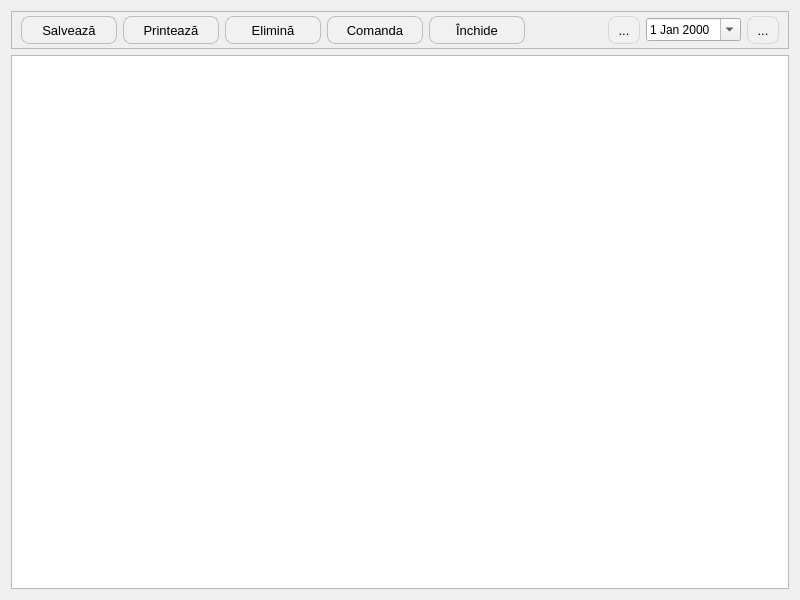
<?xml version="1.0" encoding="UTF-8"?>
<ui version="4.0">
 <class>AppointmentDialog</class>
 <widget class="QDialog" name="AppointmentDialog">
  <property name="geometry">
   <rect>
    <x>0</x>
    <y>0</y>
    <width>800</width>
    <height>600</height>
   </rect>
  </property>
  <property name="font">
   <font>
    <family>Segoe UI</family>
   </font>
  </property>
  <property name="windowTitle">
   <string>Dialog</string>
  </property>
  <layout class="QGridLayout" name="gridLayout_2">
   <item row="0" column="0">
    <widget class="QFrame" name="frame">
     <property name="frameShape">
      <enum>QFrame::Shape::StyledPanel</enum>
     </property>
     <property name="frameShadow">
      <enum>QFrame::Shadow::Raised</enum>
     </property>
     <layout class="QGridLayout" name="gridLayout">
      <property name="topMargin">
       <number>4</number>
      </property>
      <property name="bottomMargin">
       <number>4</number>
      </property>
      <item row="0" column="3">
       <widget class="QToolButton" name="btnOrderEcho">
        <property name="minimumSize">
         <size>
          <width>96</width>
          <height>21</height>
         </size>
        </property>
        <property name="styleSheet">
         <string notr="true">QToolButton
{
    border: 1px solid rgba(0, 0, 0, 0.2);
    border-radius: 8px;
    background-color: #f1f1f1;
    color: #000000;
    font-size: 13px;
    padding: 4px 10px;
}
QToolButton:hover
{
    background-color: #e0e0e0;
}
QToolButton:pressed
{
    background-color: #d0d0d0;
}</string>
        </property>
        <property name="text">
         <string>Comanda</string>
        </property>
        <property name="icon">
         <iconset resource="../../resources/resource.qrc">
          <normaloff>:/img/documents/orderEcho.png</normaloff>:/img/documents/orderEcho.png</iconset>
        </property>
        <property name="toolButtonStyle">
         <enum>Qt::ToolButtonStyle::ToolButtonTextBesideIcon</enum>
        </property>
       </widget>
      </item>
      <item row="0" column="1">
       <widget class="QToolButton" name="btnPrint">
        <property name="minimumSize">
         <size>
          <width>96</width>
          <height>21</height>
         </size>
        </property>
        <property name="styleSheet">
         <string notr="true">QToolButton
{
    border: 1px solid rgba(0, 0, 0, 0.2);
    border-radius: 8px;
    background-color: #f1f1f1;
    color: #000000;
    font-size: 13px;
    padding: 4px 10px;
}
QToolButton:hover
{
    background-color: #e0e0e0;
}
QToolButton:pressed
{
    background-color: #d0d0d0;
}</string>
        </property>
        <property name="text">
         <string>Printează</string>
        </property>
        <property name="icon">
         <iconset resource="../../resources/resource.qrc">
          <normaloff>:/img/actions/print.png</normaloff>:/img/actions/print.png</iconset>
        </property>
        <property name="toolButtonStyle">
         <enum>Qt::ToolButtonStyle::ToolButtonTextBesideIcon</enum>
        </property>
       </widget>
      </item>
      <item row="0" column="6">
       <widget class="QToolButton" name="btnBackDay">
        <property name="styleSheet">
         <string notr="true">QToolButton
{
    border: 1px solid rgba(0, 0, 0, 0.1);
    border-radius: 8px;
    background-color: #f1f1f1;
    color: #000000;
    font-size: 13px;
    padding: 4px 4px;
}
QToolButton:hover
{
    background-color: #e0e0e0;
}
QToolButton:pressed
{
    background-color: #d0d0d0;
}</string>
        </property>
        <property name="text">
         <string>...</string>
        </property>
        <property name="icon">
         <iconset resource="../../resources/resource.qrc">
          <normaloff>:/img/oxygen/go-previous.png</normaloff>:/img/oxygen/go-previous.png</iconset>
        </property>
       </widget>
      </item>
      <item row="0" column="0">
       <widget class="QToolButton" name="btnWrite">
        <property name="minimumSize">
         <size>
          <width>96</width>
          <height>21</height>
         </size>
        </property>
        <property name="styleSheet">
         <string notr="true">QToolButton
{
    border: 1px solid rgba(0, 0, 0, 0.2);
    border-radius: 8px;
    background-color: #f1f1f1;
    color: #000000;
    font-size: 13px;
    padding: 4px 10px;
}
QToolButton:hover
{
    background-color: #e0e0e0;
}
QToolButton:pressed
{
    background-color: #d0d0d0;
}</string>
        </property>
        <property name="text">
         <string>Salvează</string>
        </property>
        <property name="icon">
         <iconset resource="../../resources/resource.qrc">
          <normaloff>:/img/btns/valide.png</normaloff>:/img/btns/valide.png</iconset>
        </property>
        <property name="toolButtonStyle">
         <enum>Qt::ToolButtonStyle::ToolButtonTextBesideIcon</enum>
        </property>
       </widget>
      </item>
      <item row="0" column="7">
       <widget class="QDateEdit" name="docDate">
        <property name="sizePolicy">
         <sizepolicy hsizetype="Minimum" vsizetype="Fixed">
          <horstretch>0</horstretch>
          <verstretch>0</verstretch>
         </sizepolicy>
        </property>
        <property name="minimumSize">
         <size>
          <width>95</width>
          <height>0</height>
         </size>
        </property>
        <property name="calendarPopup">
         <bool>true</bool>
        </property>
       </widget>
      </item>
      <item row="0" column="4">
       <widget class="QToolButton" name="btnClose">
        <property name="minimumSize">
         <size>
          <width>96</width>
          <height>21</height>
         </size>
        </property>
        <property name="styleSheet">
         <string notr="true">QToolButton
{
    border: 1px solid rgba(0, 0, 0, 0.2);
    border-radius: 8px;
    background-color: #f1f1f1;
    color: #000000;
    font-size: 13px;
    padding: 4px 10px;
}
QToolButton:hover
{
    background-color: #e0e0e0;
}
QToolButton:pressed
{
    background-color: #d0d0d0;
}</string>
        </property>
        <property name="text">
         <string>Închide</string>
        </property>
        <property name="icon">
         <iconset resource="../../resources/resource.qrc">
          <normaloff>:/img/btns/close.png</normaloff>:/img/btns/close.png</iconset>
        </property>
        <property name="toolButtonStyle">
         <enum>Qt::ToolButtonStyle::ToolButtonTextBesideIcon</enum>
        </property>
       </widget>
      </item>
      <item row="0" column="2">
       <widget class="QToolButton" name="btnRemove">
        <property name="minimumSize">
         <size>
          <width>96</width>
          <height>21</height>
         </size>
        </property>
        <property name="styleSheet">
         <string notr="true">QToolButton
{
    border: 1px solid rgba(0, 0, 0, 0.2);
    border-radius: 8px;
    background-color: #f1f1f1;
    color: #000000;
    font-size: 13px;
    padding: 4px 10px;
}
QToolButton:hover
{
    background-color: #e0e0e0;
}
QToolButton:pressed
{
    background-color: #d0d0d0;
}</string>
        </property>
        <property name="text">
         <string>Elimină</string>
        </property>
        <property name="icon">
         <iconset resource="../../resources/resource.qrc">
          <normaloff>:/img/toolBar/delete.png</normaloff>:/img/toolBar/delete.png</iconset>
        </property>
        <property name="toolButtonStyle">
         <enum>Qt::ToolButtonStyle::ToolButtonTextBesideIcon</enum>
        </property>
       </widget>
      </item>
      <item row="0" column="8">
       <widget class="QToolButton" name="btnNextDay">
        <property name="styleSheet">
         <string notr="true">QToolButton
{
    border: 1px solid rgba(0, 0, 0, 0.1);
    border-radius: 8px;
    background-color: #f1f1f1;
    color: #000000;
    font-size: 13px;
    padding: 4px 4px;
}
QToolButton:hover
{
    background-color: #e0e0e0;
}
QToolButton:pressed
{
    background-color: #d0d0d0;
}</string>
        </property>
        <property name="text">
         <string>...</string>
        </property>
        <property name="icon">
         <iconset resource="../../resources/resource.qrc">
          <normaloff>:/img/oxygen/go-next.png</normaloff>:/img/oxygen/go-next.png</iconset>
        </property>
       </widget>
      </item>
      <item row="0" column="5">
       <spacer name="horizontalSpacer">
        <property name="orientation">
         <enum>Qt::Orientation::Horizontal</enum>
        </property>
        <property name="sizeHint" stdset="0">
         <size>
          <width>61</width>
          <height>20</height>
         </size>
        </property>
       </spacer>
      </item>
     </layout>
    </widget>
   </item>
   <item row="1" column="0">
    <widget class="QTableView" name="tableView"/>
   </item>
  </layout>
 </widget>
 <resources>
  <include location="../../resources/resource.qrc"/>
 </resources>
 <connections/>
</ui>
